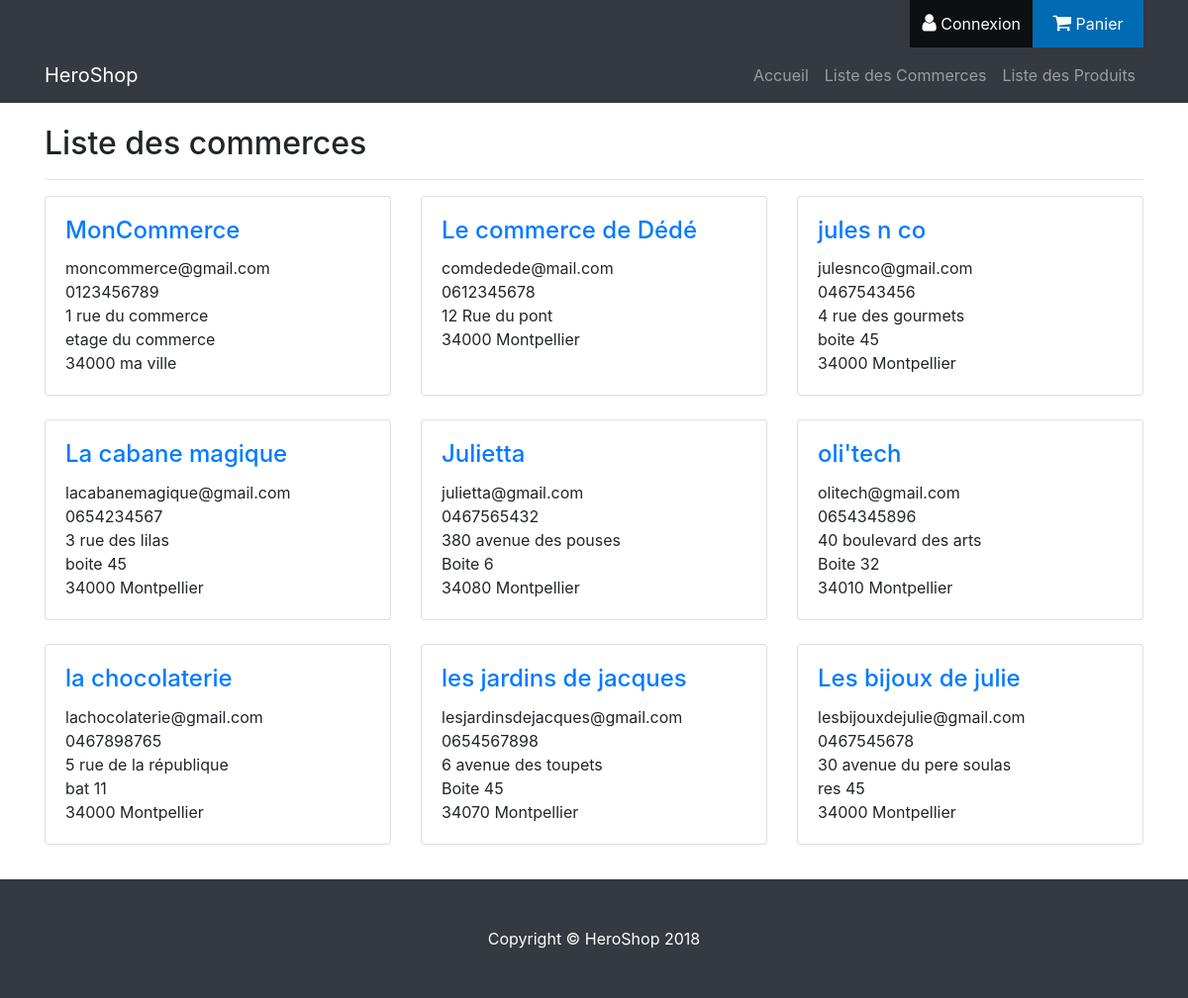
/index.php/commerces, run on an earlier commit of the app's database.
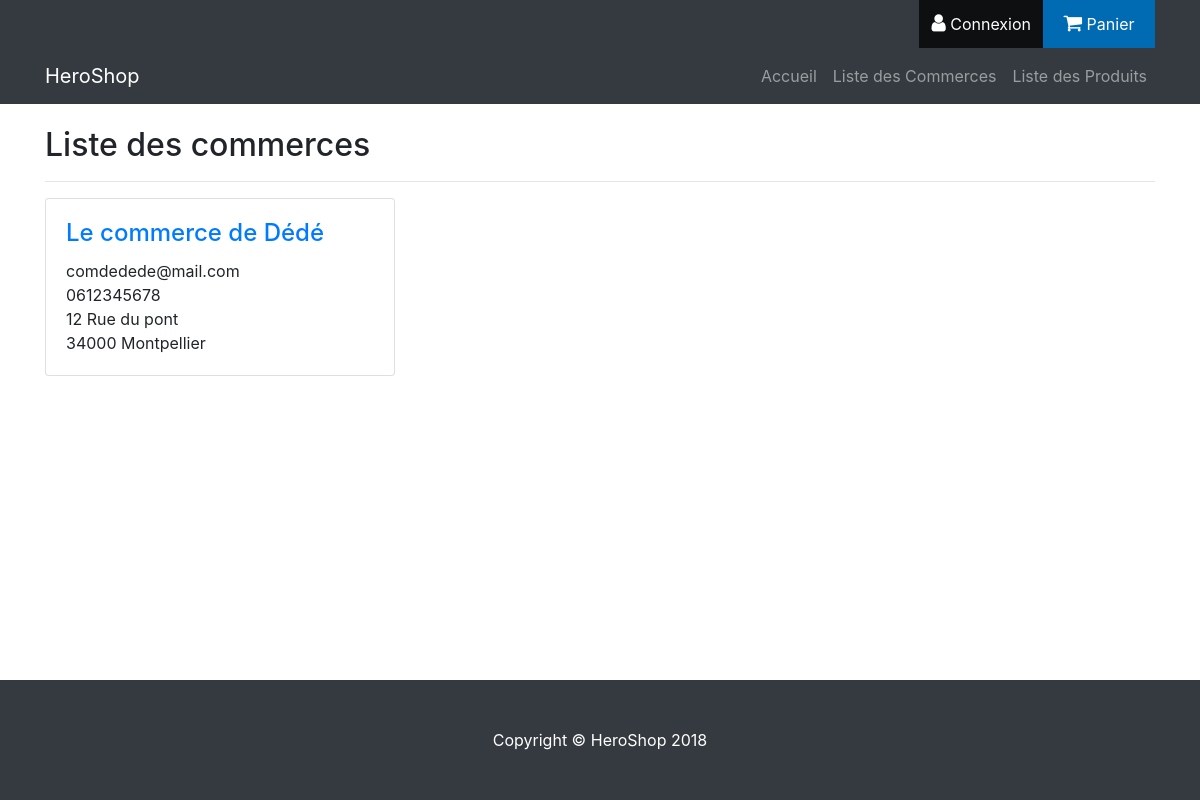
And on a later commit of the database.
### tables this page shows
CREATE TABLE IF NOT EXISTS `commerce` (
  `siretCommerce` varchar(14) NOT NULL,
  `nomCommerce` varchar(128) NOT NULL,
  `mailCommerce` varchar(64) NOT NULL,
  `telCommerce` varchar(10) NOT NULL,
  `numAdresseCommerce` int(4) NOT NULL,
  `rueCommerce` varchar(64) NOT NULL,
  `codePostalCommerce` int(10) NOT NULL,
  `villeCommerce` varchar(64) NOT NULL,
  `complementAdresseCommerce` varchar(128) NOT NULL,
  `tempsReservationProduitsCommerce` time NOT NULL,
  `produitsLivrablesCommerce` tinyint(1) NOT NULL,
  `idCommercant` int(8) unsigned NOT NULL,
  `descriptionCommerce` text
);

### application/libraries/Layout.php (called while the page is built, shortened)
<?php
class Layout {
    private $CI;
    private $var = array();
    public function __construct() {
        $this->CI = & get_instance();
        $this->var['output'] = '';
        $this->var['titre'] = ucfirst($this->CI->router->fetch_method()) . ' - ' . ucfirst($this->CI->router->fetch_class());
        $this->var['charset'] = $this->CI->config->item('charset');
        $this->var['css'] = array();
        $this->var['js'] = array();
        $this->var['jquery'] = array();
        $this->var['menu'] = array();
        $this->var['topMenu'] = array();
        $this->var['sideMenu'] = array();
        $this->var['nomSideMenu'] = "";
    }
    public function view($name, $data = array(), $return = false) {
        $this->var['output'] .= $this->CI->load->view($name, $data, true);
        if (!$return) {
            $this->CI->load->view('../themes/default_layout', $this->var);
        } else {
            return $this->CI->load->view('../themes/default_layout', $this->var, true);
        }
    }
    public function views($name, $data = array()) {
        $this->var['output'] .= $this->CI->load->view($name, $data, true);
        return $this;
    }
    public function ajouter_menu($menu, $intitule, $controller) {
        $this->var[$menu][$controller] = array(
            "intitule" => $intitule,
            "url" => site_url($controller . "/"),
            "actif" => $controller == $this->CI->router->fetch_class(),
        );
    }
    public function init_menu() {
        $this->CI->load->library('session');
    }
}

### application/controllers/Commerces.php (called while the page is built, shortened)
<?php
class Commerces extends CI_Controller {
    public function index() {
        $this->liste_commerces();
    }
    public function liste_commerces() {
        $result = $this->Commerce_model->read();
        if ($result) {
            $data = array (
                "commerces" => $result,
            );
            if (isset($this->session->logged_in['username'])){
                if ($this->User_admin_model->isAdmin()) {
                    $this->layout->views('Admin/Commerces/title_admin');
                } else {
                    $this->layout->views('Commerces/title_not_admin');
                }
            } else {
                $this->layout->views('Commerces/title_not_admin');
            }
            $this->layout->view('Commerces/liste_commerces', $data);
        } else {
            $data = array(
                'error_message' => 'Une erreur s\'est produite',
            );
            $this->layout->view('template/error_display', $data);
        }
    }
}
?>

### index.php (called while the page is built, shortened)
<?php
require_once BASEPATH.'core/CodeIgniter.php';

### application/core/MY_Model.php (called while the page is built, shortened)
<?php
class MY_Model extends CI_Model {
    public function read($select = '*', $where = array(), $nb = null, $debut = null) {
        return $this->db->select($select)
                        ->from($this->table)
                        ->where($where)
                        ->limit($nb, $debut)
                        ->get()
                        ->result();
    }
}

### application/helpers/MY_url_helper.php (called while the page is built, shortened)
<?php  if ( ! defined('BASEPATH')) exit('No direct script access allowed');
if ( ! function_exists('site_url'))
{
	function site_url($uri = '')
	{
		if( ! is_array($uri))
		{
			$uri = func_get_args();
		}
		$CI =& get_instance();
		return $CI->config->site_url($uri);
	}
}

### application/views/Commerces/liste_commerces.php (the view)
<div id="liste_commerces">
    <div class="row">
        <?php foreach ($commerces as $c): ?>
            <div class="col-lg-4 col-md-6 mb-4">
                <div class="card h-100">
                    <div class="card-body">
                        <h4 class="card-title">
                            <a href="<?php echo site_url('/Commerces/fiche_commerce/' . $c->siretCommerce) ?>">
                                <?php echo $c->nomCommerce ?>
                            </a>
                        </h4>
                        <p class="card-text">
                            <?php echo $c->mailCommerce ?>
                            <br/>
                            <?php echo $c->telCommerce ?>
                            <br/>
                            <?php echo $c->numAdresseCommerce ?>
                            <?php echo $c->rueCommerce ?>
                            <br/>
                            <?php
                            if ($c->complementAdresseCommerce)
                                echo $c->complementAdresseCommerce . '<br/>';
                            ?>
                            <?php echo $c->codePostalCommerce ?>
                            <?php echo $c->villeCommerce ?>
                        </p>
                    </div>
                </div>
            </div>
        <?php endforeach; ?>
    </div>
</div>

### application/themes/default_layout.php (shortened to what the changed rows need)
<!DOCTYPE html>
<html lang="en">
    <head>
        <link href="<?php echo base_url('assets/css/shop-homepage.css'); ?>" rel="stylesheet">
        <link href="<?php echo base_url('assets/css/bootstrap.min.css'); ?>" rel="stylesheet">
        <link rel="stylesheet" href="https://cdnjs.cloudflare.com/ajax/libs/font-awesome/4.7.0/css/font-awesome.min.css">
        <link rel="stylesheet" type="text/css" media="screen" href="<?php echo base_url('assets/css/main.css'); ?>" />
    </head>
    <body>
        <div class="navbar-dark bg-dark top-navbar">
            <nav class="navbar navbar-expand-lg navbar-dark bg-dark">
                <div class="container">
                    <div class="collapse navbar-collapse" id="navbarResponsive">
                        <ul class="navbar-nav ml-auto">
                            <?php foreach ($menu as $m): ?>
                                <li class="nav-item">
                                    <a class="nav-link <?php (array_key_exists('actif', $m) && $m['actif']) ? print 'active' : print '' ?>" href="<?php echo $m["url"] ?>">
                                        <?php echo $m["intitule"] ?>
                                    </a>
                                </li>
                            <?php endforeach; ?>
                        </ul>
                    </div>
                </div>
            </nav>
        </div>
        <div class="container main-content">
            <div class="row">
                <?php if (count($sideMenu) > 0): ?>
                    <div class="col-lg-3">
                        <?php if ($nomSideMenu != ""): ?>
                            <div class="my-4 titre-sidemenu"><?php echo $nomSideMenu ?></div>
                        <?php endif; ?>
                        <div class="list-group">
                            <?php foreach ($sideMenu as $m): ?>
                                <a href="<?php echo $m["url"] ?>" class="list-group-item"><?php echo $m['intitule'] ?></a>
                            <?php endforeach; ?>
                        </div>
                    </div>
                    <div class="col-lg-9">
                    <?php else: ?>
                        <div class="col-lg-12">
                        <?php endif; ?>
                        <div id="contenu">
                            <?php echo $output; ?>
                        </div>
                    </div>
                </div>
            </div>
    </body>
</html>

What changed in the data, as far as the page shows it:
removed commerce: nomCommerce "MonCommerce", mailCommerce "moncommerce@gmail.com", telCommerce "0123456789", numAdresseCommerce "1", rueCommerce "rue du commerce", complementAdresseCommerce "etage du commerce", codePostalCommerce "34000", villeCommerce "ma ville"
removed commerce: nomCommerce "jules n co", mailCommerce "julesnco@gmail.com", telCommerce "0467543456", numAdresseCommerce "4", rueCommerce "rue des gourmets", complementAdresseCommerce "boite 45", codePostalCommerce "34000", villeCommerce "Montpellier"
removed commerce: nomCommerce "La cabane magique", mailCommerce "lacabanemagique@gmail.com", telCommerce "0654234567", numAdresseCommerce "3", rueCommerce "rue des lilas", complementAdresseCommerce "boite 45", codePostalCommerce "34000", villeCommerce "Montpellier"
removed commerce: nomCommerce "Julietta", mailCommerce "julietta@gmail.com", telCommerce "0467565432", numAdresseCommerce "380", rueCommerce "avenue des pouses", complementAdresseCommerce "Boite 6", codePostalCommerce "34080", villeCommerce "Montpellier"
removed commerce: nomCommerce "oli'tech", mailCommerce "olitech@gmail.com", telCommerce "0654345896", numAdresseCommerce "40", rueCommerce "boulevard des arts", complementAdresseCommerce "Boite 32", codePostalCommerce "34010", villeCommerce "Montpellier"
removed commerce: nomCommerce "la chocolaterie", mailCommerce "lachocolaterie@gmail.com", telCommerce "0467898765", numAdresseCommerce "5", rueCommerce "rue de la république", complementAdresseCommerce "bat 11", codePostalCommerce "34000", villeCommerce "Montpellier"
removed commerce: nomCommerce "les jardins de jacques", mailCommerce "lesjardinsdejacques@gmail.com", telCommerce "0654567898", numAdresseCommerce "6", rueCommerce "avenue des toupets", complementAdresseCommerce "Boite 45", codePostalCommerce "34070", villeCommerce "Montpellier"
removed commerce: nomCommerce "Les bijoux de julie", mailCommerce "lesbijouxdejulie@gmail.com", telCommerce "0467545678", numAdresseCommerce "30", rueCommerce "avenue du pere soulas", complementAdresseCommerce "res 45", codePostalCommerce "34000", villeCommerce "Montpellier"
